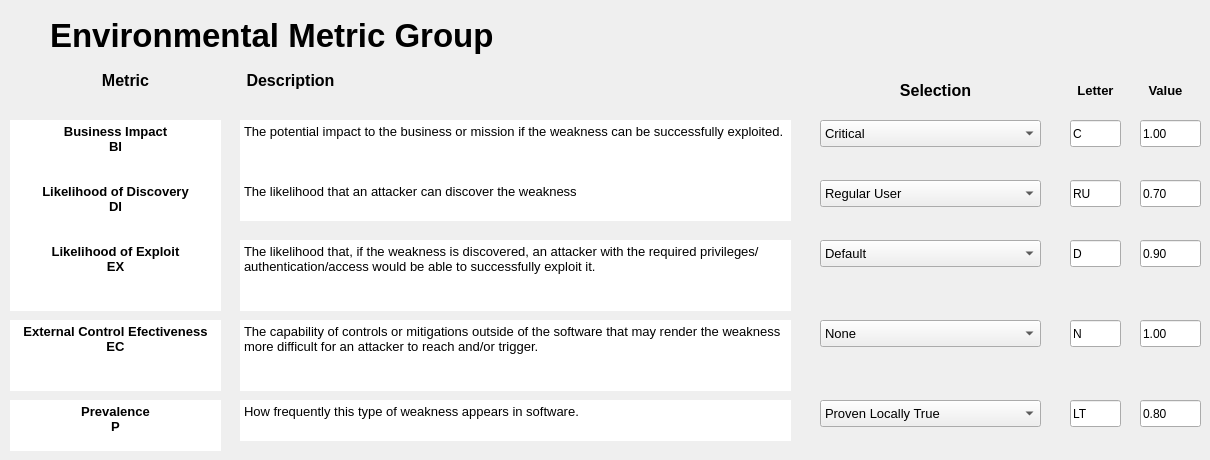
    <widget class="QWidget" name="tab_4">
     <attribute name="title">
      <string>Environmental</string>
     </attribute>
     <widget class="QLineEdit" name="txtB_E_EC_Value">
      <property name="geometry">
       <rect>
        <x>1140</x>
        <y>320</y>
        <width>61</width>
        <height>27</height>
       </rect>
      </property>
      <property name="text">
       <string>1.00</string>
      </property>
     </widget>
     <widget class="QTextEdit" name="textEdit_21">
      <property name="geometry">
       <rect>
        <x>240</x>
        <y>120</y>
        <width>551</width>
        <height>71</height>
       </rect>
      </property>
      <property name="frameShape">
       <enum>QFrame::NoFrame</enum>
      </property>
      <property name="lineWidth">
       <number>0</number>
      </property>
      <property name="html">
       <string>&lt;!DOCTYPE HTML PUBLIC &quot;-//W3C//DTD HTML 4.0//EN&quot; &quot;http://www.w3.org/TR/REC-html40/strict.dtd&quot;&gt;
&lt;html&gt;&lt;head&gt;&lt;meta name=&quot;qrichtext&quot; content=&quot;1&quot; /&gt;&lt;style type=&quot;text/css&quot;&gt;
p, li { white-space: pre-wrap; }
&lt;/style&gt;&lt;/head&gt;&lt;body style=&quot; font-family:'.AppleSystemUIFont'; font-size:10pt; font-weight:400; font-style:normal;&quot;&gt;
&lt;p style=&quot; margin-top:0px; margin-bottom:0px; margin-left:0px; margin-right:0px; -qt-block-indent:0; text-indent:0px;&quot;&gt;&lt;span style=&quot; font-family:'MS Shell Dlg 2';&quot;&gt;The potential impact to the business or mission if the weakness can be successfully exploited. &lt;/span&gt;&lt;/p&gt;&lt;/body&gt;&lt;/html&gt;</string>
      </property>
     </widget>
     <widget class="QComboBox" name="cBox_E_EX">
      <property name="geometry">
       <rect>
        <x>820</x>
        <y>240</y>
        <width>221</width>
        <height>27</height>
       </rect>
      </property>
      <property name="font">
       <font>
        <pointsize>10</pointsize>
       </font>
      </property>
      <item>
       <property name="text">
        <string>Default</string>
       </property>
      </item>
     </widget>
     <widget class="QLineEdit" name="txtB_E_EX_Letter">
      <property name="geometry">
       <rect>
        <x>1070</x>
        <y>240</y>
        <width>51</width>
        <height>27</height>
       </rect>
      </property>
      <property name="text">
       <string>D</string>
      </property>
     </widget>
     <widget class="QTextEdit" name="textEdit_22">
      <property name="geometry">
       <rect>
        <x>240</x>
        <y>320</y>
        <width>551</width>
        <height>71</height>
       </rect>
      </property>
      <property name="frameShape">
       <enum>QFrame::NoFrame</enum>
      </property>
      <property name="lineWidth">
       <number>0</number>
      </property>
      <property name="html">
       <string>&lt;!DOCTYPE HTML PUBLIC &quot;-//W3C//DTD HTML 4.0//EN&quot; &quot;http://www.w3.org/TR/REC-html40/strict.dtd&quot;&gt;
&lt;html&gt;&lt;head&gt;&lt;meta name=&quot;qrichtext&quot; content=&quot;1&quot; /&gt;&lt;style type=&quot;text/css&quot;&gt;
p, li { white-space: pre-wrap; }
&lt;/style&gt;&lt;/head&gt;&lt;body style=&quot; font-family:'.AppleSystemUIFont'; font-size:10pt; font-weight:400; font-style:normal;&quot;&gt;
&lt;p style=&quot; margin-top:0px; margin-bottom:0px; margin-left:0px; margin-right:0px; -qt-block-indent:0; text-indent:0px;&quot;&gt;&lt;span style=&quot; font-family:'MS Shell Dlg 2';&quot;&gt;The capability of controls or mitigations outside of the software that may render the weakness more difficult for an attacker to reach and/or trigger. &lt;/span&gt;&lt;/p&gt;&lt;/body&gt;&lt;/html&gt;</string>
      </property>
     </widget>
     <widget class="QLineEdit" name="txtB_E_BI_Letter">
      <property name="geometry">
       <rect>
        <x>1070</x>
        <y>120</y>
        <width>51</width>
        <height>27</height>
       </rect>
      </property>
      <property name="text">
       <string>C</string>
      </property>
     </widget>
     <widget class="QLineEdit" name="txtB_E_EX_Value">
      <property name="geometry">
       <rect>
        <x>1140</x>
        <y>240</y>
        <width>61</width>
        <height>27</height>
       </rect>
      </property>
      <property name="text">
       <string>0.90</string>
      </property>
     </widget>
     <widget class="QLabel" name="label_23">
      <property name="geometry">
       <rect>
        <x>1140</x>
        <y>80</y>
        <width>51</width>
        <height>21</height>
       </rect>
      </property>
      <property name="font">
       <font>
        <pointsize>12</pointsize>
        <weight>75</weight>
        <bold>true</bold>
       </font>
      </property>
      <property name="text">
       <string>&lt;html&gt;&lt;head/&gt;&lt;body&gt;&lt;p&gt;&lt;span style=&quot; font-size:10pt;&quot;&gt;Value&lt;/span&gt;&lt;/p&gt;&lt;/body&gt;&lt;/html&gt;</string>
      </property>
      <property name="alignment">
       <set>Qt::AlignCenter</set>
      </property>
     </widget>
     <widget class="QComboBox" name="cBox_E_P">
      <property name="geometry">
       <rect>
        <x>820</x>
        <y>400</y>
        <width>221</width>
        <height>27</height>
       </rect>
      </property>
      <property name="font">
       <font>
        <pointsize>10</pointsize>
       </font>
      </property>
      <item>
       <property name="text">
        <string>Proven Locally True</string>
       </property>
      </item>
     </widget>
     <widget class="QLineEdit" name="txtB_E_BI_Value">
      <property name="geometry">
       <rect>
        <x>1140</x>
        <y>120</y>
        <width>61</width>
        <height>27</height>
       </rect>
      </property>
      <property name="text">
       <string>1.00</string>
      </property>
     </widget>
     <widget class="QTextEdit" name="textEdit_23">
      <property name="geometry">
       <rect>
        <x>240</x>
        <y>180</y>
        <width>551</width>
        <height>41</height>
       </rect>
      </property>
      <property name="frameShape">
       <enum>QFrame::NoFrame</enum>
      </property>
      <property name="lineWidth">
       <number>0</number>
      </property>
      <property name="html">
       <string>&lt;!DOCTYPE HTML PUBLIC &quot;-//W3C//DTD HTML 4.0//EN&quot; &quot;http://www.w3.org/TR/REC-html40/strict.dtd&quot;&gt;
&lt;html&gt;&lt;head&gt;&lt;meta name=&quot;qrichtext&quot; content=&quot;1&quot; /&gt;&lt;style type=&quot;text/css&quot;&gt;
p, li { white-space: pre-wrap; }
&lt;/style&gt;&lt;/head&gt;&lt;body style=&quot; font-family:'.AppleSystemUIFont'; font-size:10pt; font-weight:400; font-style:normal;&quot;&gt;
&lt;p style=&quot; margin-top:0px; margin-bottom:0px; margin-left:0px; margin-right:0px; -qt-block-indent:0; text-indent:0px;&quot;&gt;&lt;span style=&quot; font-family:'MS Shell Dlg 2';&quot;&gt;The likelihood that an attacker can discover the weakness &lt;/span&gt;&lt;/p&gt;&lt;/body&gt;&lt;/html&gt;</string>
      </property>
     </widget>
     <widget class="QComboBox" name="cBox_E_DI">
      <property name="geometry">
       <rect>
        <x>820</x>
        <y>180</y>
        <width>221</width>
        <height>27</height>
       </rect>
      </property>
      <property name="font">
       <font>
        <pointsize>10</pointsize>
       </font>
      </property>
      <item>
       <property name="text">
        <string>Regular User</string>
       </property>
      </item>
     </widget>
     <widget class="QLineEdit" name="txtB_E_DI_Value">
      <property name="geometry">
       <rect>
        <x>1140</x>
        <y>180</y>
        <width>61</width>
        <height>27</height>
       </rect>
      </property>
      <property name="text">
       <string>0.70</string>
      </property>
     </widget>
     <widget class="QComboBox" name="cBox_E_EC">
      <property name="geometry">
       <rect>
        <x>820</x>
        <y>320</y>
        <width>221</width>
        <height>27</height>
       </rect>
      </property>
      <property name="font">
       <font>
        <pointsize>10</pointsize>
       </font>
      </property>
      <item>
       <property name="text">
        <string>None</string>
       </property>
      </item>
     </widget>
     <widget class="QLabel" name="label_24">
      <property name="geometry">
       <rect>
        <x>90</x>
        <y>70</y>
        <width>71</width>
        <height>21</height>
       </rect>
      </property>
      <property name="font">
       <font>
        <pointsize>12</pointsize>
        <weight>75</weight>
        <bold>true</bold>
       </font>
      </property>
      <property name="text">
       <string>Metric</string>
      </property>
      <property name="alignment">
       <set>Qt::AlignCenter</set>
      </property>
     </widget>
     <widget class="QTextEdit" name="textEdit_24">
      <property name="geometry">
       <rect>
        <x>10</x>
        <y>240</y>
        <width>211</width>
        <height>71</height>
       </rect>
      </property>
      <property name="frameShape">
       <enum>QFrame::NoFrame</enum>
      </property>
      <property name="lineWidth">
       <number>0</number>
      </property>
      <property name="html">
       <string>&lt;!DOCTYPE HTML PUBLIC &quot;-//W3C//DTD HTML 4.0//EN&quot; &quot;http://www.w3.org/TR/REC-html40/strict.dtd&quot;&gt;
&lt;html&gt;&lt;head&gt;&lt;meta name=&quot;qrichtext&quot; content=&quot;1&quot; /&gt;&lt;style type=&quot;text/css&quot;&gt;
p, li { white-space: pre-wrap; }
&lt;/style&gt;&lt;/head&gt;&lt;body style=&quot; font-family:'.AppleSystemUIFont'; font-size:10pt; font-weight:400; font-style:normal;&quot;&gt;
&lt;p align=&quot;center&quot; style=&quot; margin-top:0px; margin-bottom:0px; margin-left:0px; margin-right:0px; -qt-block-indent:0; text-indent:0px;&quot;&gt;&lt;span style=&quot; font-family:'Ubuntu'; font-weight:600;&quot;&gt;Likelihood of Exploit&lt;/span&gt;&lt;/p&gt;
&lt;p align=&quot;center&quot; style=&quot; margin-top:0px; margin-bottom:0px; margin-left:0px; margin-right:0px; -qt-block-indent:0; text-indent:0px;&quot;&gt;&lt;span style=&quot; font-family:'Ubuntu'; font-weight:600;&quot;&gt;EX&lt;/span&gt;&lt;/p&gt;&lt;/body&gt;&lt;/html&gt;</string>
      </property>
     </widget>
     <widget class="QTextEdit" name="textEdit_25">
      <property name="geometry">
       <rect>
        <x>10</x>
        <y>400</y>
        <width>211</width>
        <height>51</height>
       </rect>
      </property>
      <property name="frameShape">
       <enum>QFrame::NoFrame</enum>
      </property>
      <property name="lineWidth">
       <number>0</number>
      </property>
      <property name="html">
       <string>&lt;!DOCTYPE HTML PUBLIC &quot;-//W3C//DTD HTML 4.0//EN&quot; &quot;http://www.w3.org/TR/REC-html40/strict.dtd&quot;&gt;
&lt;html&gt;&lt;head&gt;&lt;meta name=&quot;qrichtext&quot; content=&quot;1&quot; /&gt;&lt;style type=&quot;text/css&quot;&gt;
p, li { white-space: pre-wrap; }
&lt;/style&gt;&lt;/head&gt;&lt;body style=&quot; font-family:'.AppleSystemUIFont'; font-size:10pt; font-weight:400; font-style:normal;&quot;&gt;
&lt;p align=&quot;center&quot; style=&quot; margin-top:0px; margin-bottom:0px; margin-left:0px; margin-right:0px; -qt-block-indent:0; text-indent:0px;&quot;&gt;&lt;span style=&quot; font-family:'Ubuntu'; font-weight:600;&quot;&gt;Prevalence&lt;/span&gt;&lt;/p&gt;
&lt;p align=&quot;center&quot; style=&quot; margin-top:0px; margin-bottom:0px; margin-left:0px; margin-right:0px; -qt-block-indent:0; text-indent:0px;&quot;&gt;&lt;span style=&quot; font-family:'Ubuntu'; font-weight:600;&quot;&gt;P&lt;/span&gt;&lt;/p&gt;&lt;/body&gt;&lt;/html&gt;</string>
      </property>
     </widget>
     <widget class="QComboBox" name="cBox_E_BI">
      <property name="geometry">
       <rect>
        <x>820</x>
        <y>120</y>
        <width>221</width>
        <height>27</height>
       </rect>
      </property>
      <property name="font">
       <font>
        <pointsize>10</pointsize>
       </font>
      </property>
      <item>
       <property name="text">
        <string>Critical</string>
       </property>
      </item>
     </widget>
     <widget class="QLabel" name="label_25">
      <property name="geometry">
       <rect>
        <x>50</x>
        <y>0</y>
        <width>1141</width>
        <height>71</height>
       </rect>
      </property>
      <property name="font">
       <font>
        <pointsize>25</pointsize>
        <weight>75</weight>
        <italic>false</italic>
        <bold>true</bold>
        <underline>false</underline>
        <strikeout>false</strikeout>
        <kerning>true</kerning>
       </font>
      </property>
      <property name="text">
       <string>Environmental Metric Group</string>
      </property>
     </widget>
     <widget class="QLabel" name="label_26">
      <property name="geometry">
       <rect>
        <x>230</x>
        <y>70</y>
        <width>121</width>
        <height>21</height>
       </rect>
      </property>
      <property name="font">
       <font>
        <pointsize>12</pointsize>
        <weight>75</weight>
        <bold>true</bold>
       </font>
      </property>
      <property name="text">
       <string>Description</string>
      </property>
      <property name="alignment">
       <set>Qt::AlignCenter</set>
      </property>
     </widget>
     <widget class="QLineEdit" name="txtB_E_P_Value">
      <property name="geometry">
       <rect>
        <x>1140</x>
        <y>400</y>
        <width>61</width>
        <height>27</height>
       </rect>
      </property>
      <property name="text">
       <string>0.80</string>
      </property>
     </widget>
     <widget class="QTextEdit" name="textEdit_26">
      <property name="geometry">
       <rect>
        <x>10</x>
        <y>320</y>
        <width>211</width>
        <height>71</height>
       </rect>
      </property>
      <property name="frameShape">
       <enum>QFrame::NoFrame</enum>
      </property>
      <property name="lineWidth">
       <number>0</number>
      </property>
      <property name="html">
       <string>&lt;!DOCTYPE HTML PUBLIC &quot;-//W3C//DTD HTML 4.0//EN&quot; &quot;http://www.w3.org/TR/REC-html40/strict.dtd&quot;&gt;
&lt;html&gt;&lt;head&gt;&lt;meta name=&quot;qrichtext&quot; content=&quot;1&quot; /&gt;&lt;style type=&quot;text/css&quot;&gt;
p, li { white-space: pre-wrap; }
&lt;/style&gt;&lt;/head&gt;&lt;body style=&quot; font-family:'.AppleSystemUIFont'; font-size:10pt; font-weight:400; font-style:normal;&quot;&gt;
&lt;p align=&quot;center&quot; style=&quot; margin-top:0px; margin-bottom:0px; margin-left:0px; margin-right:0px; -qt-block-indent:0; text-indent:0px;&quot;&gt;&lt;span style=&quot; font-family:'Ubuntu'; font-weight:600;&quot;&gt;External Control Efectiveness&lt;/span&gt;&lt;/p&gt;
&lt;p align=&quot;center&quot; style=&quot; margin-top:0px; margin-bottom:0px; margin-left:0px; margin-right:0px; -qt-block-indent:0; text-indent:0px;&quot;&gt;&lt;span style=&quot; font-family:'Ubuntu'; font-weight:600;&quot;&gt;EC&lt;/span&gt;&lt;/p&gt;&lt;/body&gt;&lt;/html&gt;</string>
      </property>
     </widget>
     <widget class="QTextEdit" name="textEdit_27">
      <property name="geometry">
       <rect>
        <x>240</x>
        <y>400</y>
        <width>551</width>
        <height>41</height>
       </rect>
      </property>
      <property name="frameShape">
       <enum>QFrame::NoFrame</enum>
      </property>
      <property name="lineWidth">
       <number>0</number>
      </property>
      <property name="html">
       <string>&lt;!DOCTYPE HTML PUBLIC &quot;-//W3C//DTD HTML 4.0//EN&quot; &quot;http://www.w3.org/TR/REC-html40/strict.dtd&quot;&gt;
&lt;html&gt;&lt;head&gt;&lt;meta name=&quot;qrichtext&quot; content=&quot;1&quot; /&gt;&lt;style type=&quot;text/css&quot;&gt;
p, li { white-space: pre-wrap; }
&lt;/style&gt;&lt;/head&gt;&lt;body style=&quot; font-family:'.AppleSystemUIFont'; font-size:10pt; font-weight:400; font-style:normal;&quot;&gt;
&lt;p style=&quot; margin-top:0px; margin-bottom:0px; margin-left:0px; margin-right:0px; -qt-block-indent:0; text-indent:0px;&quot;&gt;&lt;span style=&quot; font-family:'MS Shell Dlg 2';&quot;&gt;How frequently this type of weakness appears in software. &lt;/span&gt;&lt;/p&gt;&lt;/body&gt;&lt;/html&gt;</string>
      </property>
     </widget>
     <widget class="QLabel" name="label_27">
      <property name="geometry">
       <rect>
        <x>1070</x>
        <y>80</y>
        <width>51</width>
        <height>21</height>
       </rect>
      </property>
      <property name="font">
       <font>
        <pointsize>12</pointsize>
        <weight>75</weight>
        <bold>true</bold>
       </font>
      </property>
      <property name="text">
       <string>&lt;html&gt;&lt;head/&gt;&lt;body&gt;&lt;p&gt;&lt;span style=&quot; font-size:10pt;&quot;&gt;Letter&lt;/span&gt;&lt;/p&gt;&lt;/body&gt;&lt;/html&gt;</string>
      </property>
      <property name="alignment">
       <set>Qt::AlignCenter</set>
      </property>
     </widget>
     <widget class="QTextEdit" name="textEdit_28">
      <property name="geometry">
       <rect>
        <x>10</x>
        <y>180</y>
        <width>211</width>
        <height>61</height>
       </rect>
      </property>
      <property name="frameShape">
       <enum>QFrame::NoFrame</enum>
      </property>
      <property name="lineWidth">
       <number>0</number>
      </property>
      <property name="html">
       <string>&lt;!DOCTYPE HTML PUBLIC &quot;-//W3C//DTD HTML 4.0//EN&quot; &quot;http://www.w3.org/TR/REC-html40/strict.dtd&quot;&gt;
&lt;html&gt;&lt;head&gt;&lt;meta name=&quot;qrichtext&quot; content=&quot;1&quot; /&gt;&lt;style type=&quot;text/css&quot;&gt;
p, li { white-space: pre-wrap; }
&lt;/style&gt;&lt;/head&gt;&lt;body style=&quot; font-family:'.AppleSystemUIFont'; font-size:10pt; font-weight:400; font-style:normal;&quot;&gt;
&lt;p align=&quot;center&quot; style=&quot; margin-top:0px; margin-bottom:0px; margin-left:0px; margin-right:0px; -qt-block-indent:0; text-indent:0px;&quot;&gt;&lt;span style=&quot; font-family:'Ubuntu'; font-weight:600;&quot;&gt;Likelihood of Discovery&lt;/span&gt;&lt;/p&gt;
&lt;p align=&quot;center&quot; style=&quot; margin-top:0px; margin-bottom:0px; margin-left:0px; margin-right:0px; -qt-block-indent:0; text-indent:0px;&quot;&gt;&lt;span style=&quot; font-family:'Ubuntu'; font-weight:600;&quot;&gt;DI&lt;/span&gt;&lt;/p&gt;&lt;/body&gt;&lt;/html&gt;</string>
      </property>
     </widget>
     <widget class="QLineEdit" name="txtB_E_EC_Letter">
      <property name="geometry">
       <rect>
        <x>1070</x>
        <y>320</y>
        <width>51</width>
        <height>27</height>
       </rect>
      </property>
      <property name="text">
       <string>N</string>
      </property>
     </widget>
     <widget class="QLabel" name="label_28">
      <property name="geometry">
       <rect>
        <x>870</x>
        <y>80</y>
        <width>131</width>
        <height>21</height>
       </rect>
      </property>
      <property name="font">
       <font>
        <pointsize>12</pointsize>
        <weight>75</weight>
        <bold>true</bold>
       </font>
      </property>
      <property name="text">
       <string>Selection</string>
      </property>
      <property name="alignment">
       <set>Qt::AlignCenter</set>
      </property>
     </widget>
     <widget class="QLineEdit" name="txtB_E_P_Letter">
      <property name="geometry">
       <rect>
        <x>1070</x>
        <y>400</y>
        <width>51</width>
        <height>27</height>
       </rect>
      </property>
      <property name="text">
       <string>LT</string>
      </property>
     </widget>
     <widget class="QTextEdit" name="textEdit_29">
      <property name="geometry">
       <rect>
        <x>240</x>
        <y>240</y>
        <width>551</width>
        <height>71</height>
       </rect>
      </property>
      <property name="frameShape">
       <enum>QFrame::NoFrame</enum>
      </property>
      <property name="lineWidth">
       <number>0</number>
      </property>
      <property name="html">
       <string>&lt;!DOCTYPE HTML PUBLIC &quot;-//W3C//DTD HTML 4.0//EN&quot; &quot;http://www.w3.org/TR/REC-html40/strict.dtd&quot;&gt;
&lt;html&gt;&lt;head&gt;&lt;meta name=&quot;qrichtext&quot; content=&quot;1&quot; /&gt;&lt;style type=&quot;text/css&quot;&gt;
p, li { white-space: pre-wrap; }
&lt;/style&gt;&lt;/head&gt;&lt;body style=&quot; font-family:'.AppleSystemUIFont'; font-size:10pt; font-weight:400; font-style:normal;&quot;&gt;
&lt;p style=&quot; margin-top:0px; margin-bottom:0px; margin-left:0px; margin-right:0px; -qt-block-indent:0; text-indent:0px;&quot;&gt;&lt;span style=&quot; font-family:'MS Shell Dlg 2';&quot;&gt;The likelihood that, if the weakness is discovered, an attacker with the required privileges/authentication/access would be able to successfully exploit it. &lt;/span&gt;&lt;/p&gt;&lt;/body&gt;&lt;/html&gt;</string>
      </property>
     </widget>
     <widget class="QTextEdit" name="textEdit_30">
      <property name="geometry">
       <rect>
        <x>10</x>
        <y>120</y>
        <width>211</width>
        <height>61</height>
       </rect>
      </property>
      <property name="frameShape">
       <enum>QFrame::NoFrame</enum>
      </property>
      <property name="lineWidth">
       <number>0</number>
      </property>
      <property name="html">
       <string>&lt;!DOCTYPE HTML PUBLIC &quot;-//W3C//DTD HTML 4.0//EN&quot; &quot;http://www.w3.org/TR/REC-html40/strict.dtd&quot;&gt;
&lt;html&gt;&lt;head&gt;&lt;meta name=&quot;qrichtext&quot; content=&quot;1&quot; /&gt;&lt;style type=&quot;text/css&quot;&gt;
p, li { white-space: pre-wrap; }
&lt;/style&gt;&lt;/head&gt;&lt;body style=&quot; font-family:'.AppleSystemUIFont'; font-size:10pt; font-weight:400; font-style:normal;&quot;&gt;
&lt;p align=&quot;center&quot; style=&quot; margin-top:0px; margin-bottom:0px; margin-left:0px; margin-right:0px; -qt-block-indent:0; text-indent:0px;&quot;&gt;&lt;span style=&quot; font-family:'Ubuntu'; font-weight:600;&quot;&gt;Business Impact&lt;/span&gt;&lt;/p&gt;
&lt;p align=&quot;center&quot; style=&quot; margin-top:0px; margin-bottom:0px; margin-left:0px; margin-right:0px; -qt-block-indent:0; text-indent:0px;&quot;&gt;&lt;span style=&quot; font-family:'Ubuntu'; font-weight:600;&quot;&gt;BI&lt;/span&gt;&lt;/p&gt;&lt;/body&gt;&lt;/html&gt;</string>
      </property>
     </widget>
     <widget class="QLineEdit" name="txtB_E_DI_Letter">
      <property name="geometry">
       <rect>
        <x>1070</x>
        <y>180</y>
        <width>51</width>
        <height>27</height>
       </rect>
      </property>
      <property name="text">
       <string>RU</string>
      </property>
     </widget>
    </widget>
